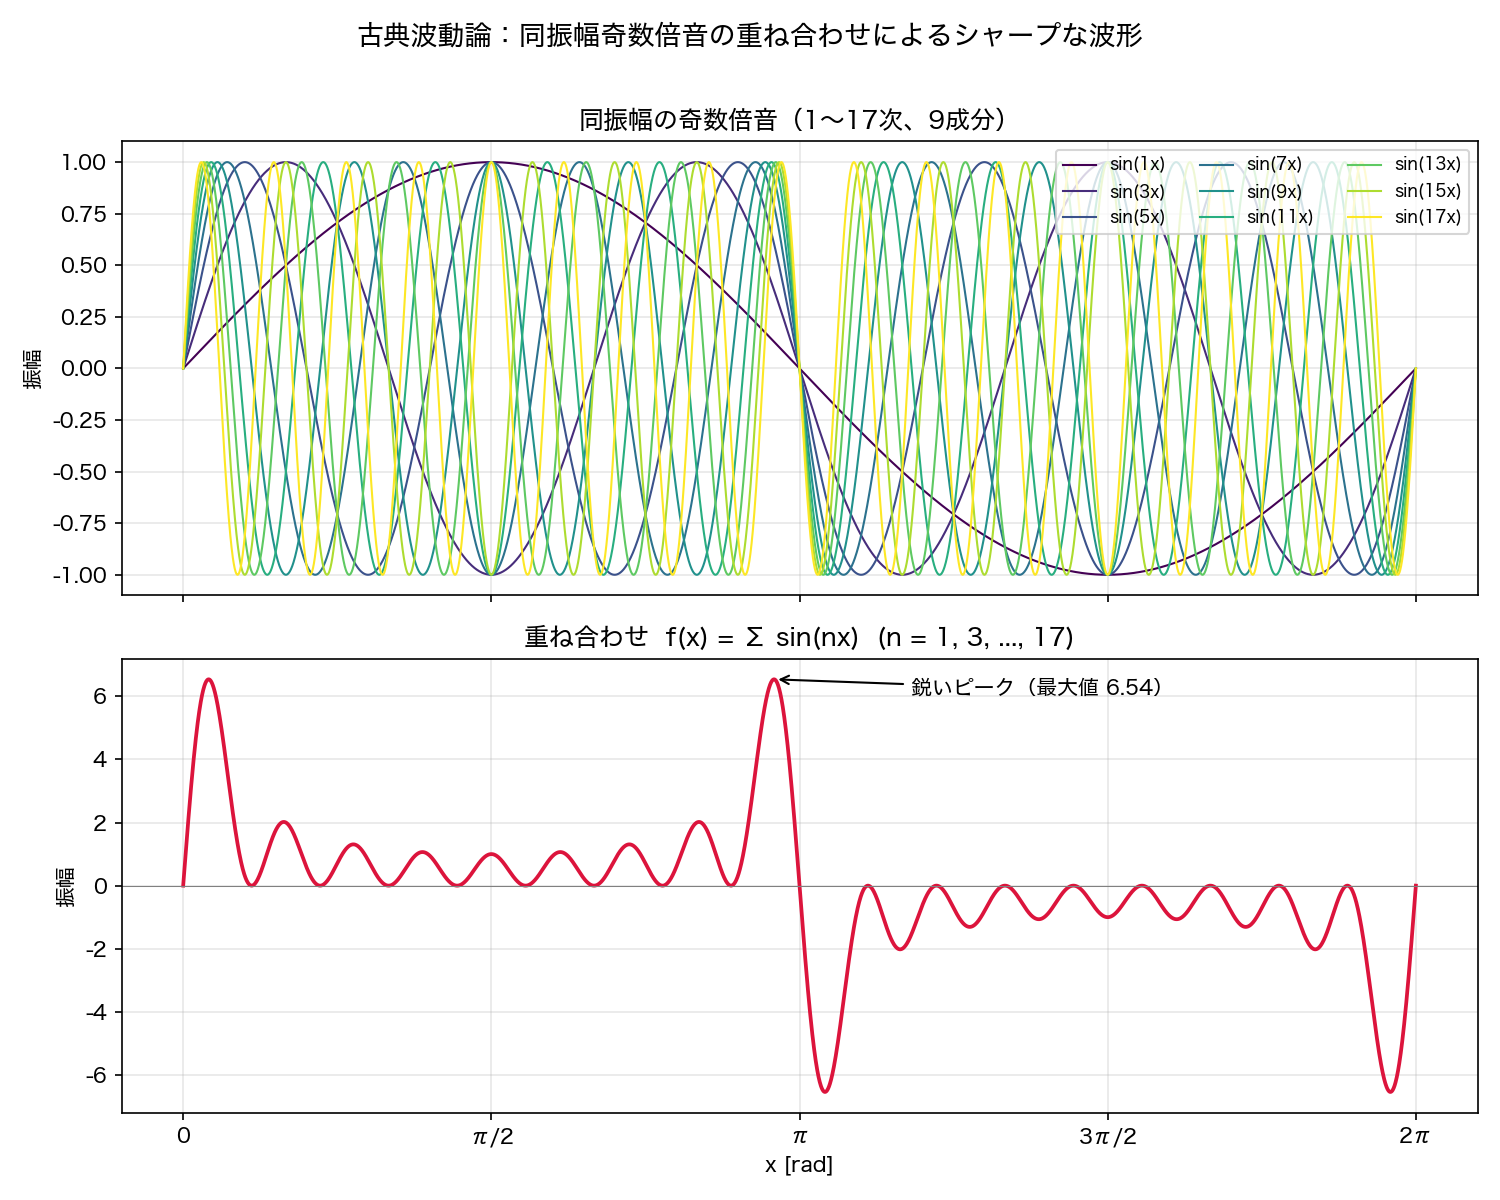

The script that saved this image:
#!/usr/bin/env python3
"""
同振幅の奇数倍音の重ね合わせによるシャープな波形の生成デモ。

f(x) = Σ_{n=1,3,5,...,17} sin(nx)

各奇数倍音は x = π/2 で位相が交互に ±1 となるが、
同振幅で重ねると波形はパルス状に集中し、鋭いピークが立つ。
（Fourier 級数の Dirichlet 核と同型の集中現象）

出力: odd_harmonics_sharp_wave.svg / .png（本スクリプトと同じフォルダ）
"""

import os

import matplotlib
matplotlib.use("Agg")
import matplotlib.pyplot as plt
import numpy as np

# macOS の日本語フォント
plt.rcParams["font.family"] = "Hiragino Sans"
plt.rcParams["axes.unicode_minus"] = False

OUT_DIR = os.path.dirname(os.path.abspath(__file__))
N_MAX = 17  # 最高次の奇数倍音

x = np.linspace(0, 2 * np.pi, 4000)
odd_orders = np.arange(1, N_MAX + 1, 2)  # 1, 3, 5, ..., 17
harmonics = [np.sin(n * x) for n in odd_orders]
total = np.sum(harmonics, axis=0)

fig, (ax1, ax2) = plt.subplots(2, 1, figsize=(10, 8), sharex=True)

# --- 上段: 個々の奇数倍音 ---
cmap = plt.get_cmap("viridis")
for i, (n, h) in enumerate(zip(odd_orders, harmonics)):
    ax1.plot(x, h, lw=1.0, color=cmap(i / (len(odd_orders) - 1)),
             label=f"sin({n}x)")
ax1.set_title(f"同振幅の奇数倍音（1〜{N_MAX}次、{len(odd_orders)}成分）")
ax1.set_ylabel("振幅")
ax1.legend(loc="upper right", fontsize=8, ncol=3)
ax1.grid(alpha=0.3)

# --- 下段: 重ね合わせ ---
ax2.plot(x, total, lw=1.8, color="crimson")
ax2.axhline(0, color="gray", lw=0.5)
ax2.set_title(f"重ね合わせ  f(x) = Σ sin(nx)  (n = 1, 3, ..., {N_MAX})")
ax2.set_xlabel("x [rad]")
ax2.set_ylabel("振幅")
ax2.grid(alpha=0.3)

peak_idx = np.argmax(total)
ax2.annotate(f"鋭いピーク（最大値 {total[peak_idx]:.2f}）",
             xy=(x[peak_idx], total[peak_idx]),
             xytext=(x[peak_idx] + 0.7, total[peak_idx] - 0.5),
             arrowprops=dict(arrowstyle="->", color="black"))

ax2.set_xticks(np.arange(0, 2.1 * np.pi, np.pi / 2))
ax2.set_xticklabels(["0", "π/2", "π", "3π/2", "2π"])

fig.suptitle("古典波動論：同振幅奇数倍音の重ね合わせによるシャープな波形", fontsize=13)
fig.tight_layout(rect=[0, 0, 1, 0.97])

for ext in ("svg", "png"):
    path = os.path.join(OUT_DIR, f"odd_harmonics_sharp_wave.{ext}")
    fig.savefig(path, dpi=150)
    print(f"saved: {path}")
